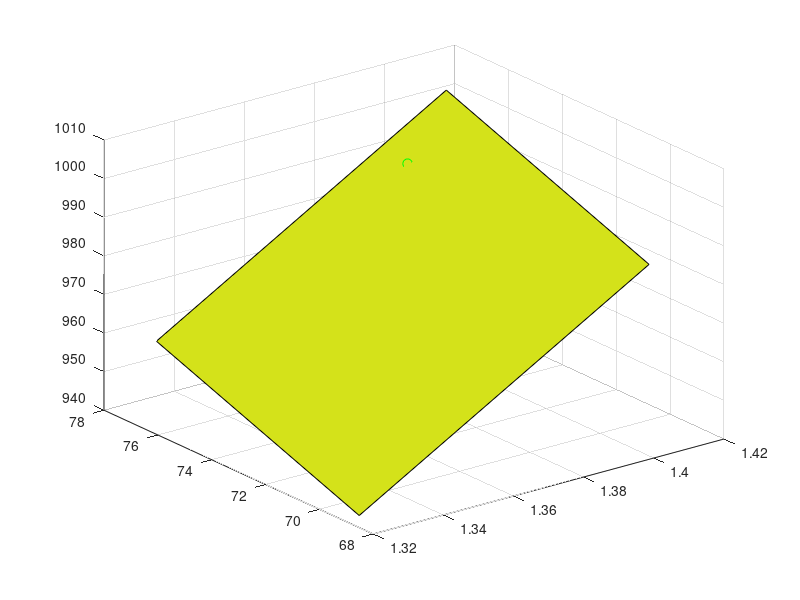

Here is the MATLAB script that generated this plot:
t = [1.3221052631578947 1.4047368421052631];
r = [68.793969849246224 76.326633165829136];

val = [941.72209268743165,986.44345223742744;
        962.72209268743165,1007.4434522374274];
    
surf(t,r,val);

hold on;
r_real = 75.464075384569441;
t_real = 1.3870830998043904;
val = 995.48431231750328;

scatter3(t_real,r_real,val,50,'g');